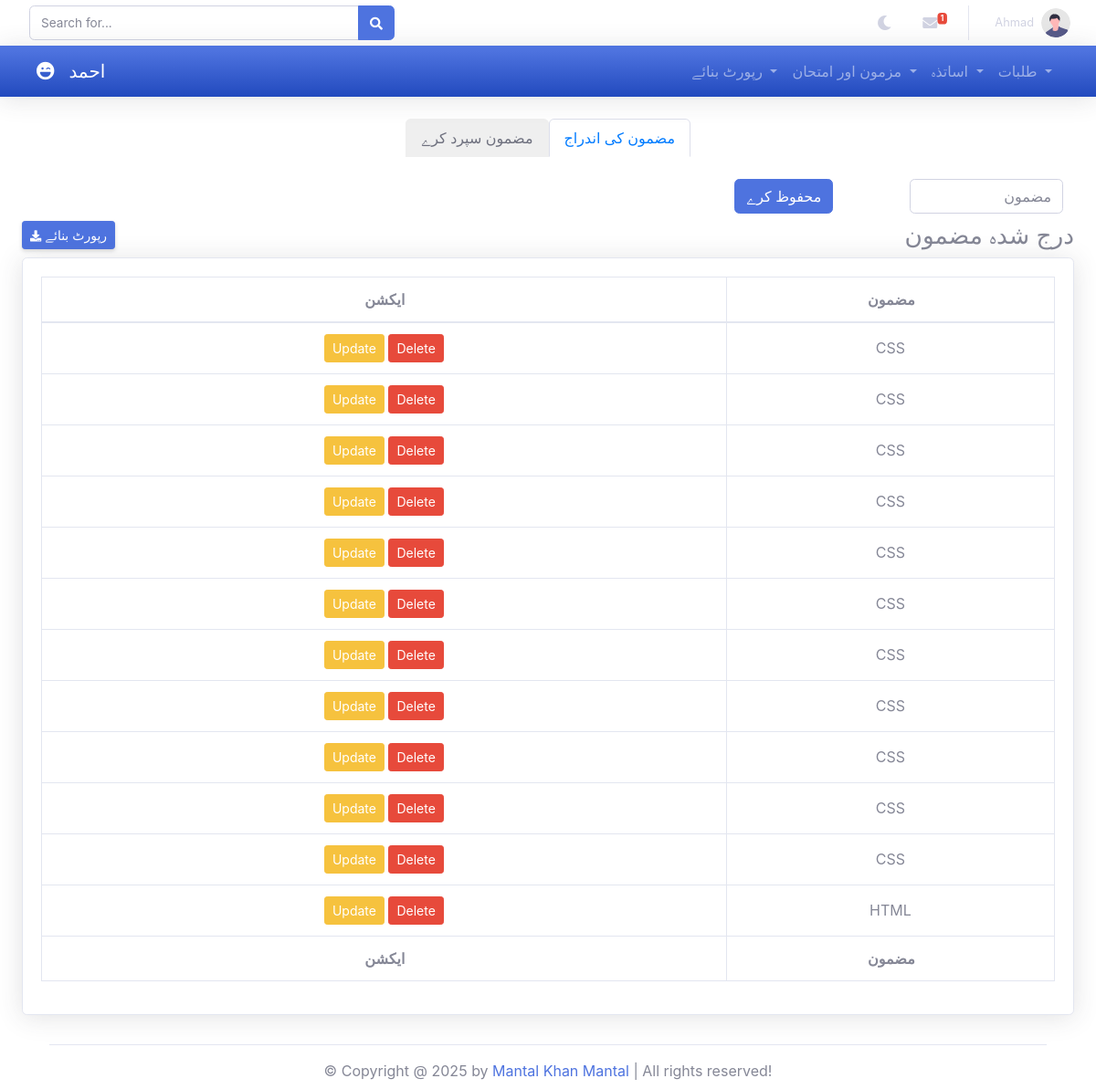
The app's page /admin/addSubject.php (signed in) with its own data.
### tables this page shows
CREATE TABLE `add_subject` (
  `id` int(11) NOT NULL,
  `subject_name` varchar(250) NOT NULL
);

### admin/addSubject.php (the view, shortened to what this page needs)
<?php
include '../components/connect.php';
?>
<!DOCTYPE html>
<html lang="en">
<head>
<body id="page-top">
    <?php include '../components/admin_header.php'; ?>
    <nav class="d-flex justify-content-center mt-4">
        <div class="nav nav-tabs" id="nav-tab" role="tablist">
            <button class="nav-link" id="nav-assign-subject-tab" data-bs-toggle="tab" data-bs-target="#nav-assign-subject" type="button" role="tab" aria-controls="nav-assign-subject" aria-selected="true">مضمون سپرد کرے</button>
            <button class="nav-link active" id="nav-add-subject-tab" data-bs-toggle="tab" data-bs-target="#nav-add-subject" type="button" role="tab" aria-controls="nav-add-subject" aria-selected="true">مضمون کی اندراج</button>
        </div>
    </nav>
    <div class="tab-content" id="nav-tabContent">
        <div class="tab-pane fade show active" id="nav-add-subject" role="tabpanel" aria-labelledby="nav-add-subject-tab" tabindex="0">
            <form class="row g-3 ml-4 mr-4 mt-4" enctype="multipart/form-data" action="addSubject.php" method="POST" dir="rtl">
                <div class="col-md-2">
                    <input type="text" class="form-control text-right" name="subject_name" placeholder="مضمون" required>
                </div>
                <div class="col-md-2">
                    <button class="btn btn-primary" type="submit">محفوظ کرے</button>
                </div>
            </form>
            <div class="d-flex align-items-center justify-content-between mr-4 ml-4 py-2">
                <a href="#" class="d-sm-inline-block btn btn-sm btn-primary shadow-sm">
                    <i class="fas fa-download fa-sm text-50"></i> رپورٹ بنائے
                </a>
                <h1 class="h3 mb-0 text-800">درج شدہ مضمون</h1>
            </div>
            <div class="card shadow mb-4 ml-4 mr-4">
                <div class="card-body">
                    <div class="table-responsive">
                        <table class="table table-bordered text-center" id="dataTable" width="100%" cellspacing="0">
                            <thead>
                                <tr>
                                    <th>ایکشن</th>
                                    <th>مضمون</th>
                                </tr>
                            </thead>
                            <tbody>
                                <?php
                                    $select_subject = $conn->prepare("SELECT * FROM add_subject");
                                    $select_subject->execute();
                                    if($select_subject->rowCount() > 0) {
                                        while($row = $select_subject->fetch(PDO::FETCH_ASSOC)) {
                                            echo "<tr>";
                                            echo "<td>
                                                <a href='updateAddSubject.php?id=" . $row['id'] . "' class='btn btn-warning btn-sm'>Update</a>
                                                <a href='addSubject.php?delete=" . $row['id'] . "&table=add_subject' class='btn btn-danger btn-sm' onclick='return confirm(\"Do You Want To Delete This Subject?\");'>Delete</a>
                                            </td>";
                                            echo "<td>{$row['subject_name']}</td>";
                                            echo "</tr>";
                                        }
                                    } else {
                                        echo "<tr>
                                            <td colspan='17'>No data found</td>
                                        </tr>";
                                    }
                                ?>
                            </tbody>
                            <tfoot>
                                <tr>
                                    <th>ایکشن</th>
                                    <th>مضمون</th>
                                </tr>
                            </tfoot>
                        </table>
                    </div>
                </div>
            </div>
        </div>
    </div>
     <?php include '../components/admin_footer.php'; ?>
</body>
</html>

### components/admin_header.php (shortened to what this page needs)
<?php
include '../components/connect.php';
$admin_id = $_SESSION['admin_id'] ?? null;
?>
<!DOCTYPE html>
<html lang="en">
<head>
    <link href="../vendor/fontawesome-free/css/all.min.css" rel="stylesheet" type="text/css">
    <link href="../css/sb-admin-2.min.css" rel="stylesheet">
    <link href="../css/sb-admin-2.css" rel="stylesheet">
    <link rel="stylesheet" href="..\vendor\datatables\dataTables.bootstrap4.min.css">
</head>
<body id="page-top">
    <div id="content-wrapper" class="d-flex flex-column">
            <nav class="navbar navbar-expand navbar-light topbar static-top shadow">
                <form class="d-none d-sm-inline-block form-inline mr-auto ml-md-3 my-2 my-md-0 mw-100 navbar-search">
                    <div class="input-group">
                        <input type="text" class="form-control border-1 small" placeholder="Search for..."
                            aria-label="Search" aria-describedby="basic-addon2">
                        <div class="input-group-append">
                            <button class="btn btn-primary" type="button">
                                <i class="fas fa-search fa-sm"></i>
                            </button>
                        </div>
                    </div>
                </form>
                <ul class="navbar-nav ml-auto">
                    <li class="nav-item no-arrow mx-1">
                        <a class="nav-link " id="nightModeToggle" onclick="toggleNightMode()" role="button">
                            <i class="fas fa-moon"></i>
                        </a>
                    </li>
                    <li class="nav-item dropdown no-arrow mx-1">
                        <a class="nav-link dropdown-toggle" href="#" id="messagesDropdown" role="button"
                            data-toggle="dropdown" aria-haspopup="true" aria-expanded="false">
                            <i class="fas fa-envelope fa-fw"></i>
                            <span class="badge badge-danger badge-counter">1</span>
                        </a>
                    </li>
                    <li class="nav-item dropdown no-arrow">
                        <?php
                            $select_profile = $conn->prepare("SELECT * FROM `admins` WHERE id = ?");
                            $select_profile->execute([$admin_id]);
                            $fetch_profile = $select_profile->fetch(PDO::FETCH_ASSOC);
                        ?>
                        <a class="nav-link dropdown-toggle" href="#" id="userDropdown" role="button"
                            data-toggle="dropdown" aria-haspopup="true" aria-expanded="false">
                            <span class="mr-2 d-none d-lg-inline text-600 small"><?= $fetch_profile['name']; ?></span>
                            <img class="img-profile rounded-circle" src="../img/undraw_profile.svg">
                        </a>
                    </li>
                </ul>
            </nav>
            <nav class="navbar navbar-expand-lg navbar-dark bg-gradient-primary shadow">
                <div class="container-fluid">
                    <a class="navbar-brand d-flex align-items-center" href="/MMS/admin/">
                        <i class="fas fa-laugh-wink"></i>
                        <span class="mx-3">احمد</span>
                    </a>
                    <div class="collapse navbar-collapse" id="navbarContent">
                        <ul class="navbar-nav ml-auto">
                            <li class="nav-item dropdown">
                                <a class="nav-link dropdown-toggle" href="#" id="componentsDropdown" role="button" data-toggle="dropdown" aria-haspopup="true" aria-expanded="false">
                                رپورٹ بنائے
                                </a>
                            </li>
                            <li class="nav-item dropdown">
                                <a class="nav-link dropdown-toggle" href="#" id="subjectsDropdown" role="button" data-toggle="dropdown" aria-haspopup="true" aria-expanded="false">
                                مزمون اور امتحان
                                </a>
                            </li>
                            <li class="nav-item dropdown">
                                <a class="nav-link dropdown-toggle" href="#" id="teachersDropdown" role="button" data-toggle="dropdown" aria-haspopup="true" aria-expanded="false">
                                اساتذہ
                                </a>
                            </li>
                            <li class="nav-item dropdown students">
                                <a class="nav-link dropdown-toggle" href="#" id="componentsDropdown"
                                    role="button" data-toggle="dropdown" aria-haspopup="true"
                                    aria-expanded="false">
                                    طلبات
                                </a>
                            </li>
                        </ul>
                    </div>
                </div>
            </nav>
        </div>
</body>
</html>

### records on screen
add_subject: subject_name "CSS"
add_subject: subject_name "CSS"
add_subject: subject_name "CSS"
add_subject: subject_name "CSS"
add_subject: subject_name "CSS"
add_subject: subject_name "CSS"
add_subject: subject_name "CSS"
add_subject: subject_name "CSS"
add_subject: subject_name "CSS"
add_subject: subject_name "CSS"
add_subject: subject_name "CSS"
add_subject: subject_name "HTML"

### other values on screen
$fetch_profile['name'] "Ahmad"
